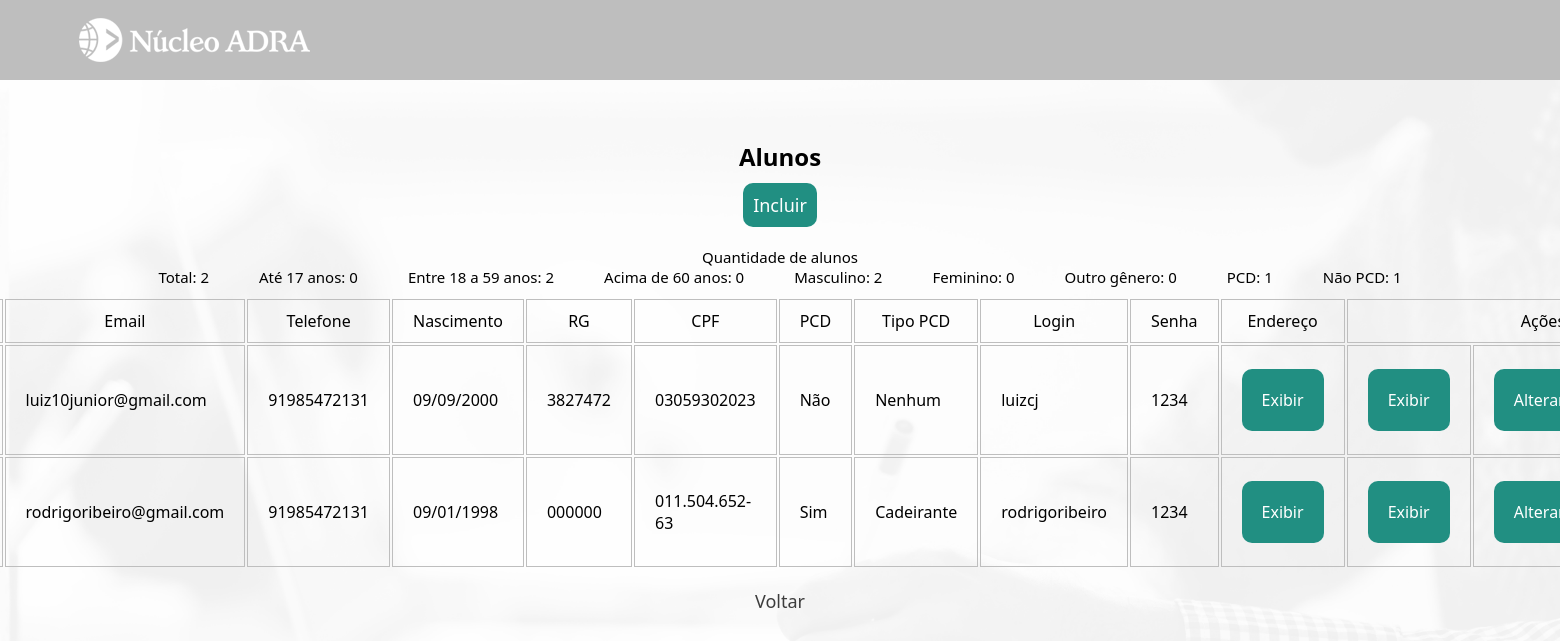
Screenshot of /institucional/aluno/index.php with the database file from the repository.
### tables this page shows
CREATE TABLE IF NOT EXISTS `aluno` (
  `id` int UNSIGNED NOT NULL AUTO_INCREMENT,
  `nome_completo` varchar(80) DEFAULT NULL,
  `nome` varchar(45) DEFAULT NULL,
  `sobrenome` varchar(45) DEFAULT NULL,
  `sexo` enum('F','M') DEFAULT NULL,
  `email` varchar(100) DEFAULT NULL,
  `nascimento` date DEFAULT NULL,
  `idade` int NOT NULL,
  `rg` char(12) DEFAULT NULL,
  `cpf` char(14) DEFAULT NULL,
  `pcd` tinyint DEFAULT NULL,
  `pcd_desc` varchar(255) DEFAULT NULL,
  `login` varchar(20) DEFAULT NULL,
  `senha` varchar(255) DEFAULT NULL,
  `telefone` varchar(15) DEFAULT NULL,
  `endereco_id` int UNSIGNED DEFAULT NULL,
  `imagem` text,
  PRIMARY KEY (`id`),
  UNIQUE KEY `cpf_UNIQUE` (`cpf`),
  UNIQUE KEY `rg_UNIQUE` (`rg`),
  UNIQUE KEY `email_UNIQUE` (`email`),
  UNIQUE KEY `login_UNIQUE` (`login`),
  KEY `fk_aluno_endereco1_idx` (`endereco_id`)
);

### institucional/aluno/index.php (the view, shortened to what this page needs)
<?php
    require_once "../../util/config.php";
    $idAluno = $_GET['i'];
    $sql = "SELECT * FROM aluno";
    $result = mysqli_query($link, $sql);
    $info_total = 0;
    $info_17 = 0;
    $info_18_59 = 0;
    $info_60 = 0;
    $info_masculino = 0;
    $info_feminino = 0;
    $info_outro_genero = 0;
    $info_sim_pcd = 0;
    $info_nao_pcd = 0;
    $sql_info = "SELECT * FROM aluno";
    $result_info = mysqli_query($link, $sql_info);
    while($row = mysqli_fetch_array($result_info)){
        $info_total += 1;
        if($row['idade'] >= 18 && $row['idade'] <= 59){
            $info_18_59 += 1;
        }
        if($row['sexo'] == 'M'){
            $info_masculino += 1;
        }
        if($row['pcd'] == 1){
            $info_sim_pcd += 1;
        }
        if($row['pcd'] == 0){
            $info_nao_pcd += 1;
        }
    }
?>
<!DOCTYPE html>
<html lang="pt-br">
<head>
    <link rel="stylesheet" href="../../css/mural.css">
</head>
<body>
<header>
        <main>
            <div class="cabecalho-conteudo">
            <a href="../administrador.php?i=<?php echo $idAluno; ?>">
                <div id="logo" class="opcoes-nav">
                    <img src="../../imagens/nucleo-adra-branco-232x48.png" alt="logo-adra">
                </div>
                </a>
                <a href="../usuario.php?i=<?php echo $idAluno; ?>">
                <div id="perfil" class="opcoes-nav">
                </div>
                </a>
            </div>
        </main>
    </header>
<div class="container-admin">
    <h2>Alunos</h2>
    <p><a href="create.php?i=<?php echo $idAluno; ?>" class="incluir">Incluir</a></p>
    <div class="info_data_container">
        <div class="info_data_titulo">
            Quantidade de alunos
        </div>
        <div class="info_caixa">
            <div class="total">
                Total: <?php echo $info_total ?>
            </div>
            <div class="info_17">
                Até 17 anos: <?php echo $info_17 ?>
            </div>
            <div class="info_18_59">
                Entre 18 a 59 anos: <?php echo $info_18_59 ?>
            </div>
            <div class="info_60">
                Acima de 60 anos: <?php echo $info_60 ?>
            </div>
            <div class="info_masculino">
                Masculino: <?php echo $info_masculino ?>
            </div>
            <div class="info_feminino">
                Feminino: <?php  echo $info_feminino ?>
            </div>
            <div class="info_outro_genero">
                Outro gênero: <?php echo $info_outro_genero ?>
            </div>
            <div class="info_sim_pcd">
                PCD: <?php echo $info_sim_pcd ?>
            </div>
            <div class="info_nao_pcd">
                Não PCD: <?php echo $info_nao_pcd ?>
            </div>
        </div>
    </div>
    <table border="0" class="tabela-admin">
        <tr class="tabela-titulo">
            <td><center>Sexo</center></td>
            <td><center>Email</center></td>
            <td><center>Telefone</center></td>
            <td><center>Nascimento</center></td>
            <td><center>RG</center></td>
            <td><center>CPF</center></td>
            <td><center>PCD</center></td>
            <td><center>Tipo PCD</center></td>
            <td><center>Login</center></td>
            <td><center>Senha</center></td>
            <td><center>Endereço</center></td>
            <td colspan="4"><center>Ações</center></td>
        </tr>
        <?php while($row = mysqli_fetch_array($result)){?>
        <tr class="tabela-linha">
            <td><?php echo($row['sexo'])?></td>
            <td><?php echo($row['email'])?></td>
            <td><?php echo($row['telefone'])?></td>
            <td><?php echo(date("d/m/Y", strtotime($row['nascimento'])))?></td>
            <td><?php echo($row['rg'])?></td>
            <td><?php echo($row['cpf'])?></td>
            <td><?php
             if($row['pcd'] == 1){
                echo "Sim";
             }else{
                echo "Não";
             }
             ?></td>
            <td><?php echo($row['pcd_desc'])?></td>
            <td><?php echo($row['login'])?></td>
            <td><?php echo($row['senha'])?></td>
            <td><?php
            $idEndereco = $row['endereco_id'];
            echo('<a href="./endereco/index.php?id='.$idEndereco.'&i='.$idAluno.'" class="crud_link">Exibir</a>')
            ?></td>
            <td><?php echo('<a href="read.php?id='.$row['id'].'&i='.$idAluno.'" class="crud_link">Exibir</a>')?></td>
            <td><?php echo('<a href="update.php?id='.$row['id'].'&i='.$idAluno.'" class="crud_link">Alterar</a>')?></td>
        </tr>
        <?php } ?>
    </table>
    <div class="voltar">
        <p><a href='../administrador.php?i=<?php echo $idAluno; ?>'>Voltar</a></p>
    </div>
    </div>
</body>
</html>

### css/mural.css (style rules this page uses)
* { padding: 0; margin: 0; box-sizing: border-box; font-family:'Segoe UI', Tahoma, Geneva, Verdana, sans-serif; }
body { background: url("../imagens/Professor-icone-branco.png") no-repeat center center fixed; background-size: cover; -webkit-background-size: cover; -moz-background-size: cover; -o-background-size: cover; }
header { height: 10vh; background-color: #bebebe; display: flex; align-items: center; justify-content: center; }
main div { color: white; font-size: 20px; display: flex; justify-content: space-between; align-items: center; }
.cabecalho-conteudo { margin: 0 auto; padding: 0; display: flex; width: 90vw; height: 48px; justify-content: space-between; align-items: center; }
.opcoes-nav { display: flex; gap: 50px; height: 10vh; }
main a { text-decoration: none; }
#logo { cursor: pointer; }
#perfil { cursor: pointer; width: 48px; height: 48px; }
table { width: 100%; }
table td { border: 1px solid #bebebe; padding: 10px 20px; }
p { margin: 10px 0; font-size: 18px; }
.container-admin { padding: 50px; width: 100vw; display: flex; flex-direction: column; align-items: center; }
.incluir { cursor: pointer; background-color: #218f82; padding: 10px; border-radius: 10px; color: white; text-decoration: none; }
.crud_link { color: white; padding: 20px; display: flex; flex-direction: column; align-items: center; text-decoration: none; background-color: #218f82; border-radius: 10px; }
.container-admin h2 { margin: 10px 0; }
.tabela-admin { margin-top: 10px; }
.voltar a { display:flex; justify-content: center; text-decoration: none; cursor: pointer; padding: 10px; border-radius: 10px; color: rgb(61, 61, 61); }
.info_data_container { margin-top: 20px; }
.info_data_titulo { text-align: center; font-size: 15px; font-weight: 500; }
.info_caixa { display: flex; gap: 50px; font-size: 15px; }

### rows the page displays
aluno: email "luiz10junior@gmail.com", telefone "91985472131", nascimento "09/09/2000", rg "3827472", cpf "03059302023", pcd "Não", pcd_desc "Nenhum", login "luizcj", senha "1234"
aluno: email "rodrigoribeiro@gmail.com", telefone "91985472131", nascimento "09/01/1998", rg "000000", cpf "011.504.652-63", pcd "Sim", pcd_desc "Cadeirante", login "rodrigoribeiro", senha "1234"

### other values shown
$info_total "2"
$info_17 "0"
$info_18_59 "2"
$info_60 "0"
$info_masculino "2"
$info_feminino "0"
$info_outro_genero "0"
$info_sim_pcd "1"
$info_nao_pcd "1"
